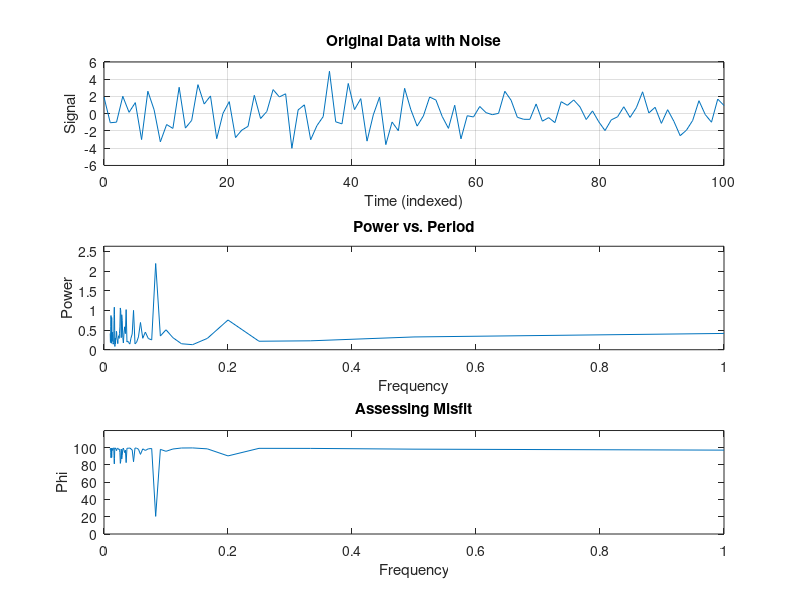

Source code (MATLAB): (Note: this script raises an error after producing the figure.)
% GEO422:Homework #6 Part 7 & 8
%
% This script addresses Problem 7 & 8 in HW Assignment #6. This script
% targets a set of specific frequencies and fit sines and cosines of those 
% target frequencies in a chosen signal using the tools of inverse theory,
% and assesses misfits
%
% NOTE: I'm essentially using the code discussed in class by Frederik,
% except now I'm using my own synthetic signal. (dec6.m)
%
% Last modified by bshenry@princeton.edu, 12/17/2022

%%%%%%%%%%%%%%%%%%%%%%%%%%%%%%%%%%%%%%%%%%%%%%%%%%%%%%%%%%%%%%%%%%%%%%%%%%%

%A time column
t=linspace(0,100,100)';

% The true period
T=12;

freq = [1 3 5 7 9]; %create an array of frequencies for synthetic signal

%Choose/Create the Signal (Using My Synthetic Signal From Part 1)
% A deterministic "harmonic" periodic signal - a column
s = sin(2*pi*freq(1)*t/T) + cos(2*pi*freq(2)*t/T) + ...
    sin(2*pi*freq(3)*t/T) + cos(2*pi*freq(4)*t/T) + ...
    sin(2*pi*freq(5)*t/T);

% A noise-to-signal fraction
f=0.5;
% Add some random noise
s=s+f*randn(size(s))*std(s);

% Pretend you did NOT know the period. I used a set of specific periods
% (just frequencies if you invert it)
Tt=1:1:100;

for i = 1:length(Tt)

    % Now try to find the coefficients at the known period T
    gmat=[sin(2*pi*freq(1)*t/Tt(i)) cos(2*pi*freq(2)*t/Tt(i)) ...
        sin(2*pi*freq(3)*t/Tt(i)) cos(2*pi*freq(4)*t/Tt(i)) ...
        sin(2*pi*freq(5)*t/Tt(i))];

    % Now find the coefficients mhat that estimate m=[a b c]';
    mhat=pinv(gmat)*s;
    % Plot the signal prediction
    shat=gmat*mhat;
    % Asses the misfit - in percent
    phi(i)=100*var(shat-s)/var(s);
    % Asses the power
    Shat(i)=sqrt(mhat(1)^2+mhat(2)^2+mhat(3)^2+mhat(4)^2+mhat(5)^2);
    S(i)=sqrt(5*1^2);
end

%Plotting
figure(1)
subplot(3,1,1)
plot(t,s); grid on
title('Original Data with Noise')
ylabel('Signal')
xlabel('Time (indexed)')

subplot(3,1,2)
plot(1./Tt,Shat)
title('Power vs. Period')
ylabel('Power')
xlabel('Frequency')
ylim([0 max(Shat)*1.2])

subplot(3,1,3)
plot(1./Tt,phi)
title('Assessing Misfit')
ylabel('Phi')
xlabel('Frequency')
ylim([0 max(phi)*1.2])


%Now try Periodogram
figure(3)
[PSD,X] = periodogram(s,[],1./Tt,max(256,2^nextpow2(length(s))),"onesided","power");
plot(X, PSD)
title('Power Spectral Density of Synthetic Signal')
ylabel('PSD')
xlabel('Frequency (Hz)')



